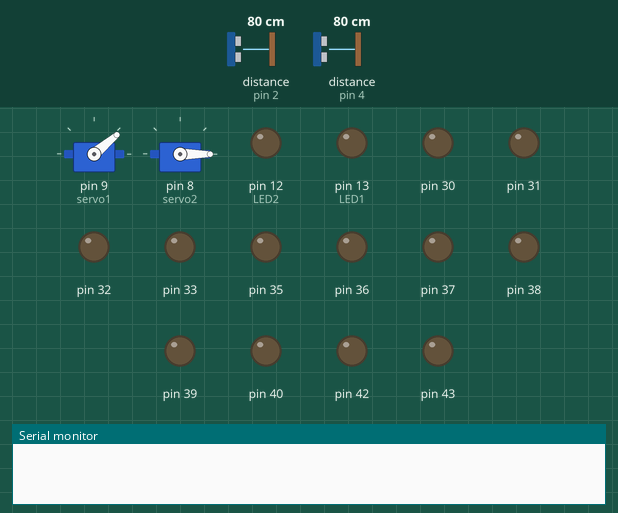
Simulated run of this sketch. Board: Arduino Mega 2560, built with avr-gcc and run on an emulated ATmega2560. On the bench: 2 × servo, output pins drawn as LEDs (lit = HIGH), the last lines printed to the serial monitor. Wiring (inferred from the names in the program): ultrasonic range finder: trigger pin 5; echo pin 4. The inputs (shaded band) are chosen by the test bench; at power-on: distance to the obstacle (sensors on pin 4, pin 2) 80 cm. The echo pulse lasts 58.3 µs per cm; pins used as bus, display or sensor lines are not drawn.

Above: at 1.2 s.
1.3 s: distance to the obstacle (sensor on pin 4) set to 4 cm
2.8 s: distance to the obstacle (sensor on pin 2) set to 23 cm
4.3 s: distance to the obstacle (sensor on pin 2) set to 18 cm
At 5.2 s:
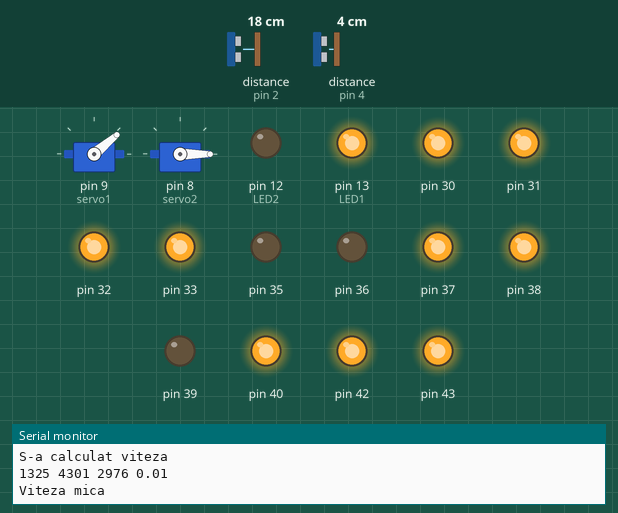
At 5.8 s:
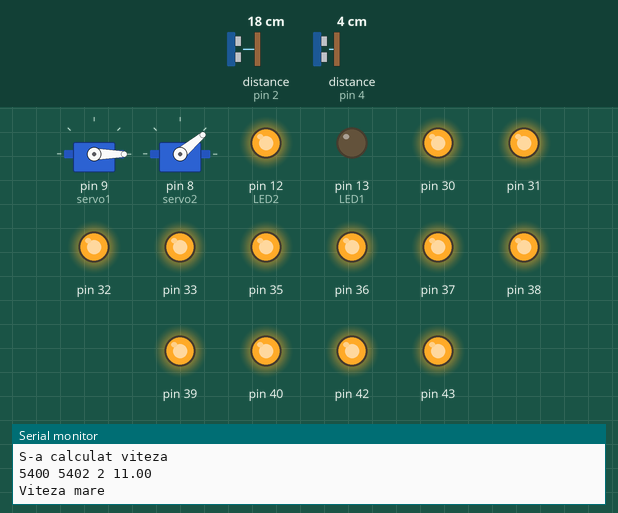
Timing chart, 0 to 7.3 s (numbered marks = the images above; inputs shaded):
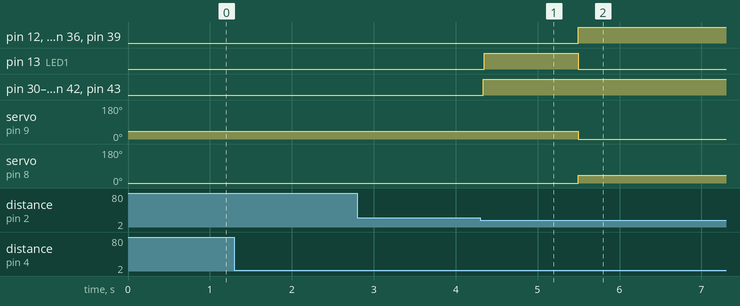

Measured:
- the behaviour switches between 21 and 20 cm on distance to the obstacle (sensor on pin 2) (found by bisection; images 0 and 1)
- after the input at 2.8 s, every drawn part: stays the same
- after the input at 4.3 s, pin 12 (LED2), pin 35, pin 36, pin 39: LOW → HIGH after 1.2 s; pin 13 (LED1): LOW → HIGH after 0.05 s, → LOW 1.1 s later; pin 30–33, pin 37, pin 38, pin 40, pin 42, pin 43: LOW → HIGH at once; servo on pin 9 (servo1): 40° → 0° after 1.2 s; servo on pin 8 (servo2): 0° → 40° after 1.2 s

The sketch:

IntelligentBumper.ino
```cpp
#include <Servo.h>
Servo servo1;
Servo servo2;
#define LED1 13
#define LED2 12// The pin the LED is connected to
#define echoPin1 4 // attach pin D4 Arduino to pin Echo of HC-SR04
#define trigPin1 5 //attach pin D5 Arduino to pin Trig of HC-SR04
#define echoPin2 2 // attach pin D2 Arduino to pin Echo of HC-SR04
#define trigPin2 3 //attach pin D3 Arduino to pin Trig of HC-SR04

long duration1; // variable for the duration of sound wave travel
int distance1; // variable for the distance measurement
long duration2;
int distance2;
unsigned long time1 =0; // = millis() / 1000;
unsigned long time2 =0;
unsigned long time_general1;
unsigned long time_general2;
unsigned long t=0;
double distanta_intre_senzori=22;
double viteza=0;


void setup() {
  pinMode(30, OUTPUT);
  pinMode(31, OUTPUT);
  pinMode(32, OUTPUT);
  pinMode(33, OUTPUT);
  pinMode(34, OUTPUT);
  pinMode(35, OUTPUT);
  pinMode(36, OUTPUT);
  pinMode(37, OUTPUT);
  pinMode(38, OUTPUT);
  pinMode(39, OUTPUT);
  pinMode(40, OUTPUT);
  pinMode(41, OUTPUT);
  pinMode(42, OUTPUT);
  pinMode(43, OUTPUT);
  pinMode(LED1, OUTPUT); // Declare the LED as an output
  pinMode(LED2, OUTPUT);
  pinMode(trigPin1, OUTPUT); // Sets the trigPin as an OUTPUT
  pinMode(echoPin1, INPUT); // Sets the echoPin as an INPUT
  pinMode(trigPin2, OUTPUT); // Sets the trigPin as an OUTPUT
  pinMode(echoPin2, INPUT); // Sets the echoPin as an INPUT
  Serial.begin(9600); // // Serial Communication is starting with 9600 of baudrate speed
  servo1.attach(9);
  servo2.attach(8);
  servo1.write(40);
  servo2.write(0);
}

void citire_senzor2(){
  while(true){
    // Clears the trigPin condition
    digitalWrite(trigPin2, LOW);
    delayMicroseconds(2);
    // Sets the trigPin HIGH (ACTIVE) for 10 microseconds
    digitalWrite(trigPin2, HIGH);
    delayMicroseconds(10);
    digitalWrite(trigPin2, LOW);
    // Reads the echoPin, returns the sound wave travel time in microseconds
    duration2 = pulseIn(echoPin2, HIGH);
    // Calculating the distance
    distance2 = duration2 * 0.034 / 2; // Speed of sound wave divided by 2 (go and back)

   if(distance2<20 & distance2>0){
      time_general2=millis();///1000;
      if(time_general2!=time2){
        Serial.println("A trecut obiectul prin fata celui de al doilea senzor");
        time2=time_general2;
        calculeaza_viteza();
       // vitezaMica();
        break;
    }
   }
  }
}

void calculeaza_viteza(){
  t=time2-time1;
  if(t>0)
    viteza = distanta_intre_senzori/t; //cm/ms
  Serial.println("S-a calculat viteza");
  Serial.print(time1);
  Serial.print(" ");
  Serial.print(time2);
  Serial.print(" ");
  Serial.print(t);
  Serial.print(" ");
  Serial.print(viteza);
  Serial.println("\n");
  display1((int)(viteza*100));
  display2((int)((int)(viteza*1000)%10));
  if(viteza<0.02 && viteza>0.00)
    vitezaMica();
  if(viteza>0.02)
    vitezaMare();

}

void vitezaMare(){
   Serial.println("Viteza mare");
   digitalWrite(LED1, LOW);
   digitalWrite(LED2, HIGH);
   servo1.write(0);
   servo2.write(40);
   delay(3000);
}

void vitezaMica(){
  Serial.println("Viteza mica");
  digitalWrite(LED1, HIGH);
  digitalWrite(LED2, LOW);
  servo1.write(40);
  servo2.write(0);
  delay(1000);
}

void display1(int dig1)
{
  if(dig1 == 0)
  {
    digitalWrite(41, 0);
    digitalWrite(40, 1);
    digitalWrite(32, 1);
    digitalWrite(31, 1);
    digitalWrite(30, 1);
    digitalWrite(43, 1);
    digitalWrite(42, 1);
  } else if(dig1 == 1) {
    digitalWrite(41, 0);
    digitalWrite(40, 0);
    digitalWrite(32, 1);
    digitalWrite(31, 0);
    digitalWrite(30, 0);
    digitalWrite(43, 1);
    digitalWrite(42, 0);
  } else if(dig1 == 2) {
    digitalWrite(41, 1);
    digitalWrite(40, 0);
    digitalWrite(32, 0);
    digitalWrite(31, 1);
    digitalWrite(30, 1);
    digitalWrite(43, 1);
    digitalWrite(42, 1);
  } else if(dig1 == 3) {
    digitalWrite(41, 1);
    digitalWrite(40, 0);
    digitalWrite(32, 1);
    digitalWrite(31, 1);
    digitalWrite(30, 0);
    digitalWrite(43, 1);
    digitalWrite(42, 1);
  } else if(dig1 == 4) {
    digitalWrite(41, 1);
    digitalWrite(40, 1);
    digitalWrite(32, 1);
    digitalWrite(31, 0);
    digitalWrite(30, 0);
    digitalWrite(43, 1);
    digitalWrite(42, 0);
  } else if(dig1 == 5) {
    digitalWrite(41, 1);
    digitalWrite(40, 1);
    digitalWrite(32, 1);
    digitalWrite(31, 1);
    digitalWrite(30, 0);
    digitalWrite(43, 0);
    digitalWrite(42, 1);
  } else if(dig1 == 6) {
    digitalWrite(41, 1);
    digitalWrite(40, 1);
    digitalWrite(32, 1);
    digitalWrite(31, 1);
    digitalWrite(30, 1);
    digitalWrite(43, 0);
    digitalWrite(42, 1);
  } else if(dig1 == 7) {
    digitalWrite(41, 0);
    digitalWrite(40, 0);
    digitalWrite(32, 1);
    digitalWrite(31, 0);
    digitalWrite(30, 0);
    digitalWrite(43, 1);
    digitalWrite(42, 1);
  } else if(dig1 == 8) {
    digitalWrite(41, 1);
    digitalWrite(40, 1);
    digitalWrite(32, 1);
    digitalWrite(31, 1);
    digitalWrite(30, 1);
    digitalWrite(43, 1);
    digitalWrite(42, 1);
  } else if(dig1 == 9) {
    digitalWrite(41, 1);
    digitalWrite(40, 1);
    digitalWrite(32, 1);
    digitalWrite(31, 1);
    digitalWrite(30, 0);
    digitalWrite(43, 1);
    digitalWrite(42, 1);
  }
}


   void display2(int dig2)
{
  if(dig2 == 0)
  {
    digitalWrite(38, 1);
    digitalWrite(37, 1);
    digitalWrite(36, 1);
    digitalWrite(34, 0);
    digitalWrite(33, 1);
    digitalWrite(39, 1);
    digitalWrite(35, 1);
  } else if(dig2 == 1) {
    digitalWrite(38, 0);
    digitalWrite(37, 1);
    digitalWrite(36, 0);
    digitalWrite(34, 0);
    digitalWrite(33, 1);
    digitalWrite(39, 0);
    digitalWrite(35, 0);
  } else if(dig2 == 2) {
    digitalWrite(38, 1);
    digitalWrite(37, 1);
    digitalWrite(36, 1);
    digitalWrite(34, 1);
    digitalWrite(33, 0);
    digitalWrite(39, 0);
    digitalWrite(35, 1);
  } else if(dig2 == 3) {
    digitalWrite(38, 1);
    digitalWrite(37, 1);
    digitalWrite(36, 0);
    digitalWrite(34, 1);
    digitalWrite(33, 1);
    digitalWrite(39, 0);
    digitalWrite(35, 1);
  } else if(dig2 == 4) {
    digitalWrite(38, 0);
    digitalWrite(37, 1);
    digitalWrite(36, 0);
    digitalWrite(34, 1);
    digitalWrite(33, 1);
    digitalWrite(39, 1);
    digitalWrite(35, 0);
  } else if(dig2 == 5) {
    digitalWrite(38, 1);
    digitalWrite(37, 0);
    digitalWrite(36, 0);
    digitalWrite(34, 1);
    digitalWrite(33, 1);
    digitalWrite(39, 1);
    digitalWrite(35, 1);
  } else if(dig2 == 6) {
    digitalWrite(38, 1);
    digitalWrite(37, 0);
    digitalWrite(36, 1);
    digitalWrite(34, 1);
    digitalWrite(33, 1);
    digitalWrite(39, 1);
    digitalWrite(35, 1);
  } else if(dig2 == 7) {
    digitalWrite(38, 1);
    digitalWrite(37, 1);
    digitalWrite(36, 0);
    digitalWrite(34, 0);
    digitalWrite(33, 1);
    digitalWrite(39, 0);
    digitalWrite(35, 0);
  } else if(dig2 == 8) {
    digitalWrite(38, 1);
    digitalWrite(37, 1);
    digitalWrite(36, 1);
    digitalWrite(34, 1);
    digitalWrite(33, 1);
    digitalWrite(39, 1);
    digitalWrite(35, 1);
  } else if(dig2 == 9) {
    digitalWrite(38, 1);
    digitalWrite(37, 1);
    digitalWrite(36, 0);
    digitalWrite(34, 1);
    digitalWrite(33, 1);
    digitalWrite(39, 1);
    digitalWrite(35, 1);
  }
}
void loop() {

  // Clears the trigPin condition
  digitalWrite(trigPin1, LOW);
  delayMicroseconds(2);
  // Sets the trigPin HIGH (ACTIVE) for 10 microseconds
  digitalWrite(trigPin1, HIGH);
  delayMicroseconds(10);
  digitalWrite(trigPin1, LOW);
  // Reads the echoPin, returns the sound wave travel time in microseconds
  duration1 = pulseIn(echoPin1, HIGH);
  // Calculating the distance
  distance1 = duration1 * 0.034 / 2; // Speed of sound wave divided by 2 (go and back)

  if(distance1<20 && distance1>1){
    time_general1=millis();
    if(time_general1!=time1){
        Serial.println("A trecut obiectul prin fata primului senzor");
             Serial.println(distance1);
       time1=time_general1;
       citire_senzor2();
   }
  }
  delay(50);
}
```
